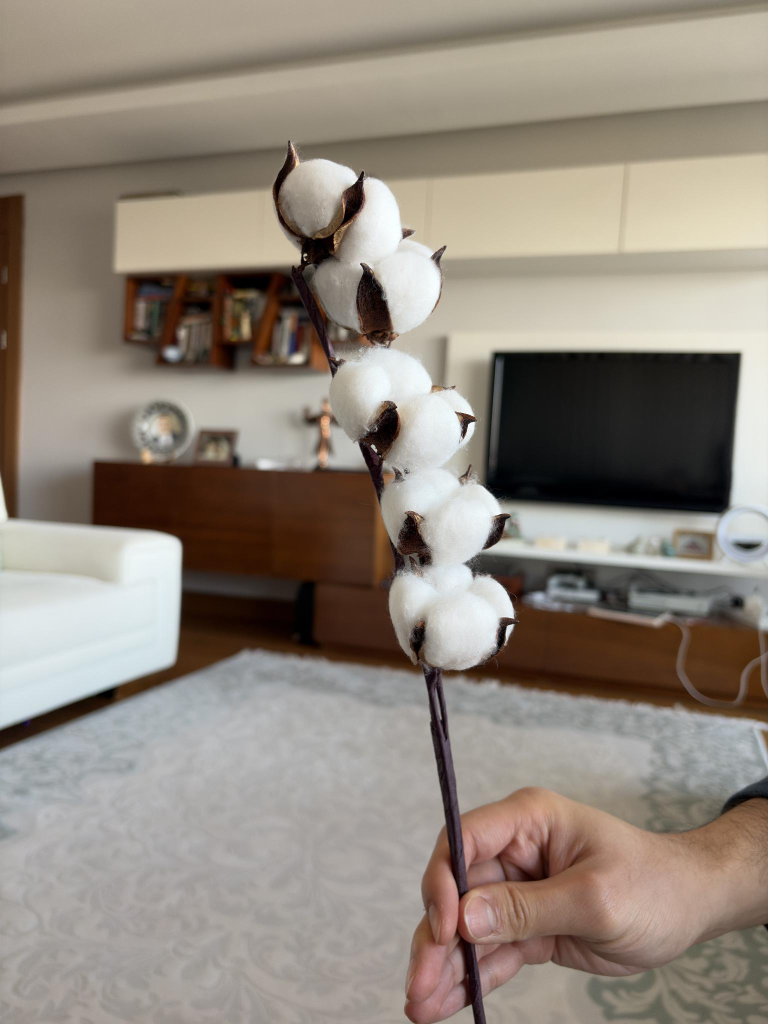
#> input picture Cotton-boll-and-cluster-2/test/images/IMG_3396_JPG.rf.f75ab491006b839e8efc9c921a23c7af.jpg, 1536 x 2048 px (shown at 1/2 size)
$ python -i track_enhanced.py   (imports and definitions only)
#> lines starting #> are read from the running program, lines starting #| are printed output that depends on the picture
#> further down, picture is the input picture: shape (2048, 1536, 3); mean B, G, R 124.7, 135.1, 144.8
import cv2
from ultralytics import YOLO
import numpy as np

# Load the model
# [1 line that did not run here, left out]

# Open Webcam
# [3 lines not run here, left out]

# --- THE MAGIC FILTER (CLAHE) ---
def enhance_contrast(image):
    # Convert to LAB color space (separate Lightness from Color)
    lab = cv2.cvtColor(image, cv2.COLOR_BGR2LAB)
#> lab: shape (2048, 1536, 3); mean of channels 0, 1, 2 142.9, 130.4, 135.2
    l, a, b = cv2.split(lab)
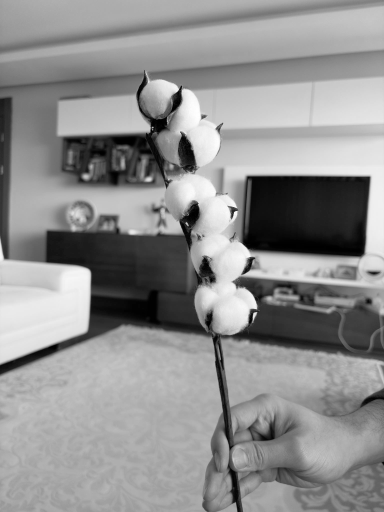
#> l: shape (2048, 1536) (shown at 1/4 size); min 0, max 255, mean 142.9
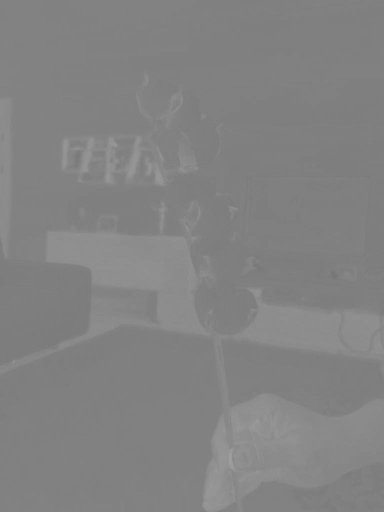
#> a: shape (2048, 1536) (shown at 1/4 size); min 118, max 161, mean 130.4

    # Apply CLAHE to the 'L' (Lightness) channel
    clahe = cv2.createCLAHE(clipLimit=3.0, tileGridSize=(8,8))
    cl = clahe.apply(l)
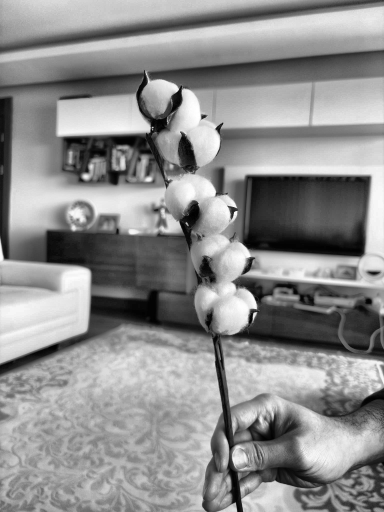
#> cl: shape (2048, 1536) (shown at 1/4 size); min 0, max 255, mean 141.6

    # Merge back and convert to BGR
    limg = cv2.merge((cl, a, b))
#> limg: shape (2048, 1536, 3); mean of channels 0, 1, 2 141.6, 130.4, 135.2
    final = cv2.cvtColor(limg, cv2.COLOR_LAB2BGR)
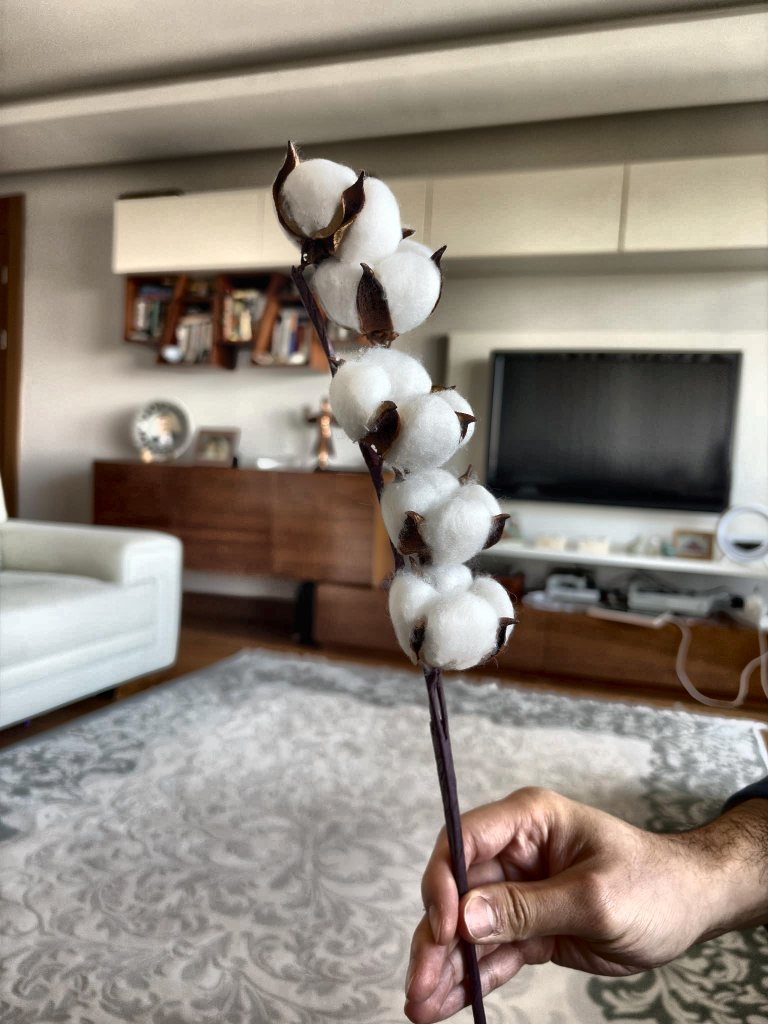
#> final: shape (2048, 1536, 3) (shown at 1/2 size); mean B, G, R 123.9, 134.2, 143.9
    return final

# [32 lines not run here, left out]

>>> import cv2
>>> picture = cv2.imread('Cotton-boll-and-cluster-2/test/images/IMG_3396_JPG.rf.f75ab491006b839e8efc9c921a23c7af.jpg')
>>> result = enhance_contrast(picture)

$ run again, on Cotton-boll-and-cluster-2/test/images/IMG_3401_JPG.rf.a962b367f12a8780884d167ed1e620ed.jpg
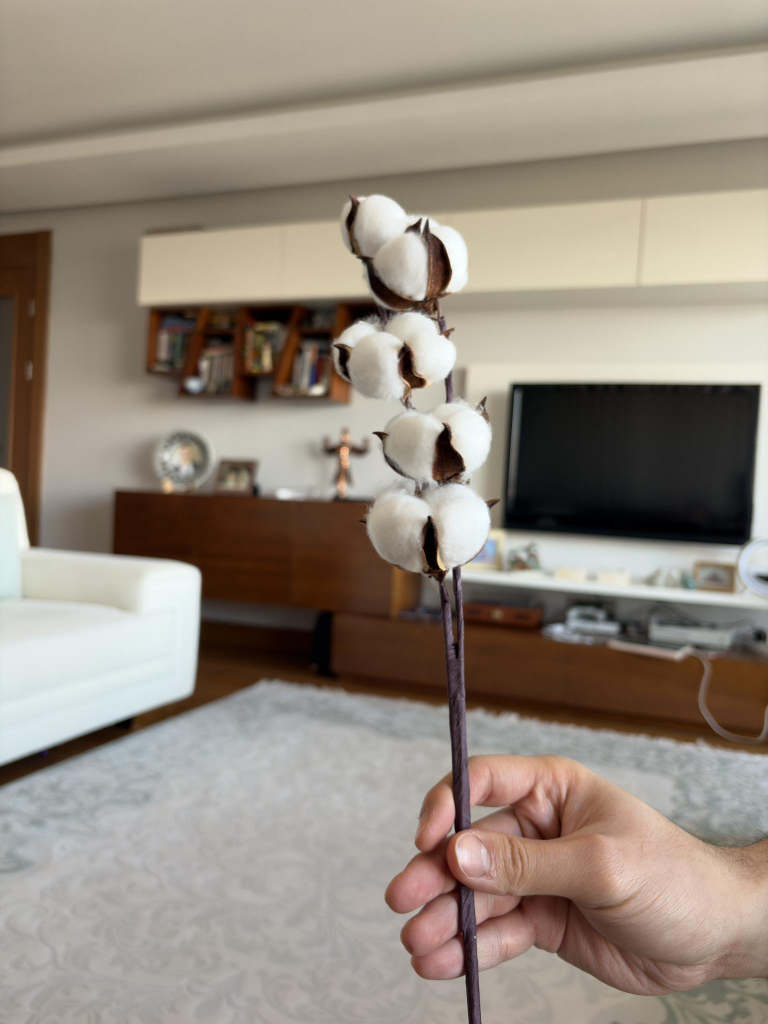
#> input picture Cotton-boll-and-cluster-2/test/images/IMG_3401_JPG.rf.a962b367f12a8780884d167ed1e620ed.jpg, 1536 x 2048 px (shown at 1/2 size)
#> picture is the input picture: shape (2048, 1536, 3); mean B, G, R 126.4, 138, 148.7
#> lab: shape (2048, 1536, 3); mean of channels 0, 1, 2 145.9, 130.6, 136.1
#> in enhance_contrast, `cl = clahe.apply(l)`:
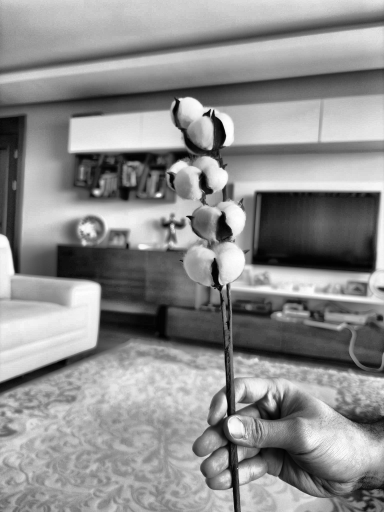
#> cl: shape (2048, 1536) (shown at 1/4 size); min 0, max 255, mean 141.6
#> limg: shape (2048, 1536, 3); mean of channels 0, 1, 2 141.6, 130.6, 136.1
#> in enhance_contrast, `final = cv2.cvtColor(limg, cv2.COLOR_LAB2BGR)`:
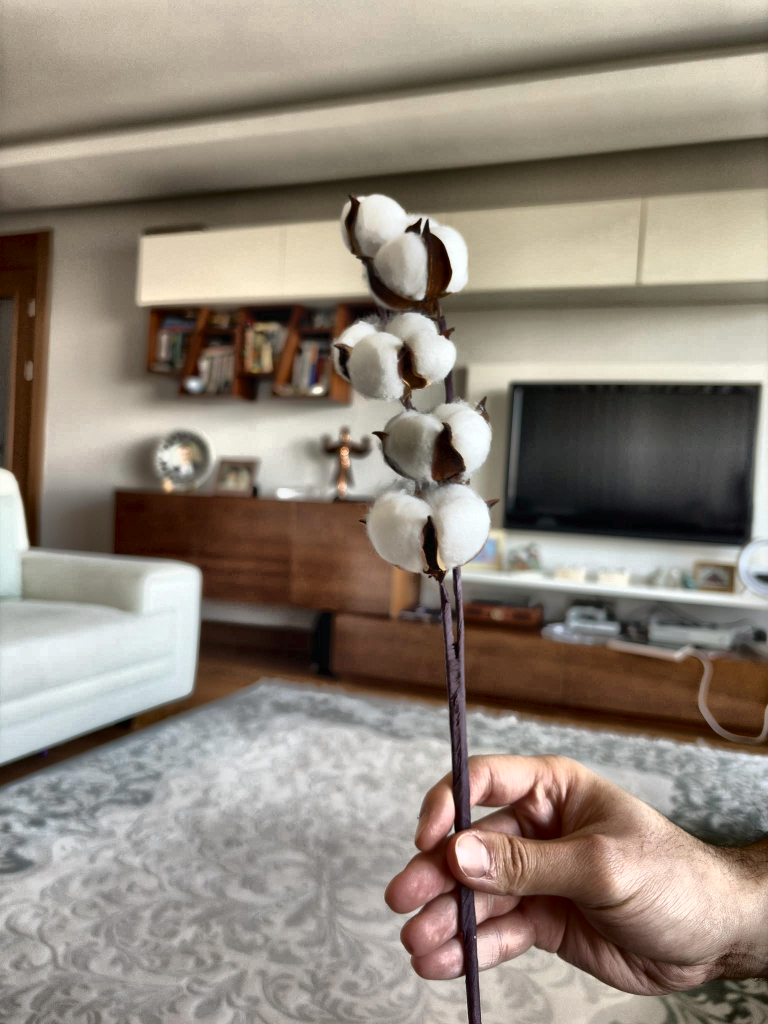
#> final: shape (2048, 1536, 3) (shown at 1/2 size); mean B, G, R 122.4, 134, 144.6

$ run again, on Cotton-boll-and-cluster-2/test/images/IMG_3449_JPG.rf.d10895e30254ca5d770c33247a5d4a42.jpg
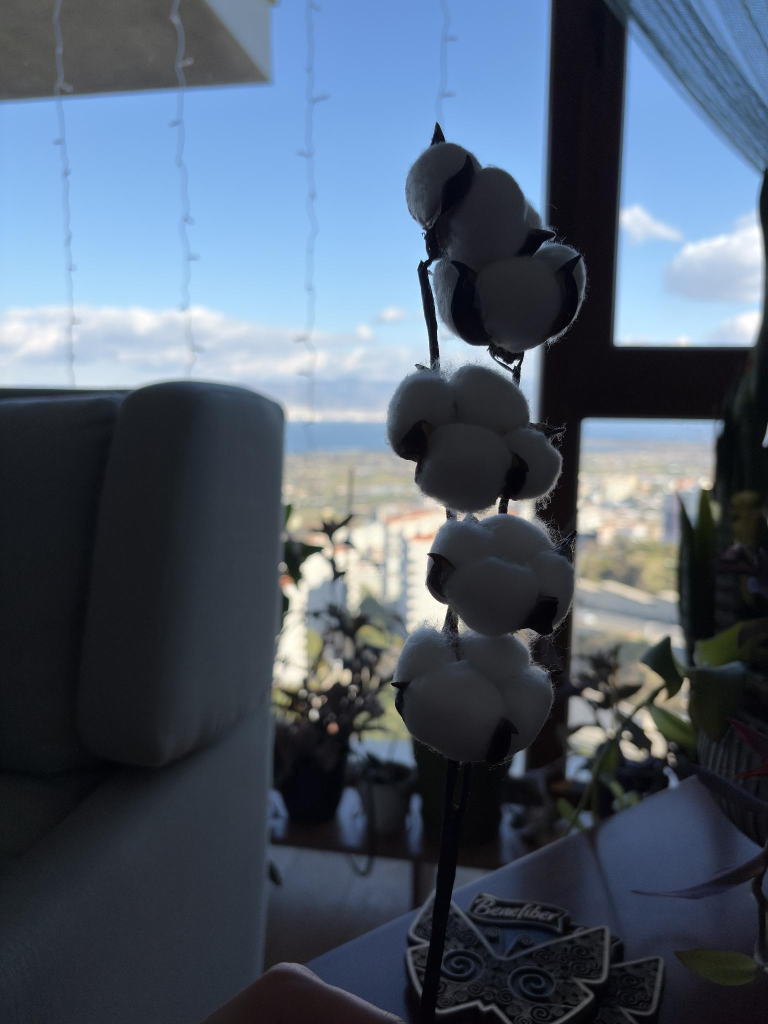
#> input picture Cotton-boll-and-cluster-2/test/images/IMG_3449_JPG.rf.d10895e30254ca5d770c33247a5d4a42.jpg, 1536 x 2048 px (shown at 1/2 size)
#> picture is the input picture: shape (2048, 1536, 3); mean B, G, R 107.1, 91.3, 78.9
#> lab: shape (2048, 1536, 3); mean of channels 0, 1, 2 93.1, 127.9, 118.3
#> in enhance_contrast, `l, a, b = cv2.split(lab)`:
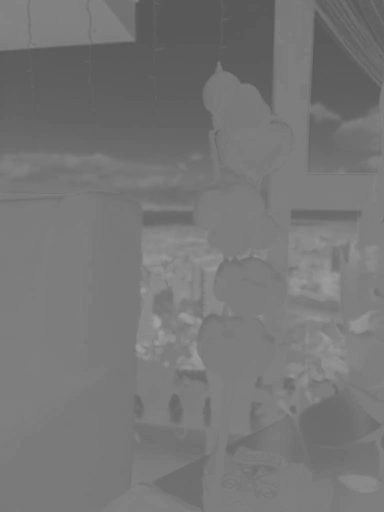
#> b: shape (2048, 1536) (shown at 1/4 size); min 86, max 161, mean 118.3
#> limg: shape (2048, 1536, 3); mean of channels 0, 1, 2 108, 127.9, 118.3
#> in enhance_contrast, `final = cv2.cvtColor(limg, cv2.COLOR_LAB2BGR)`:
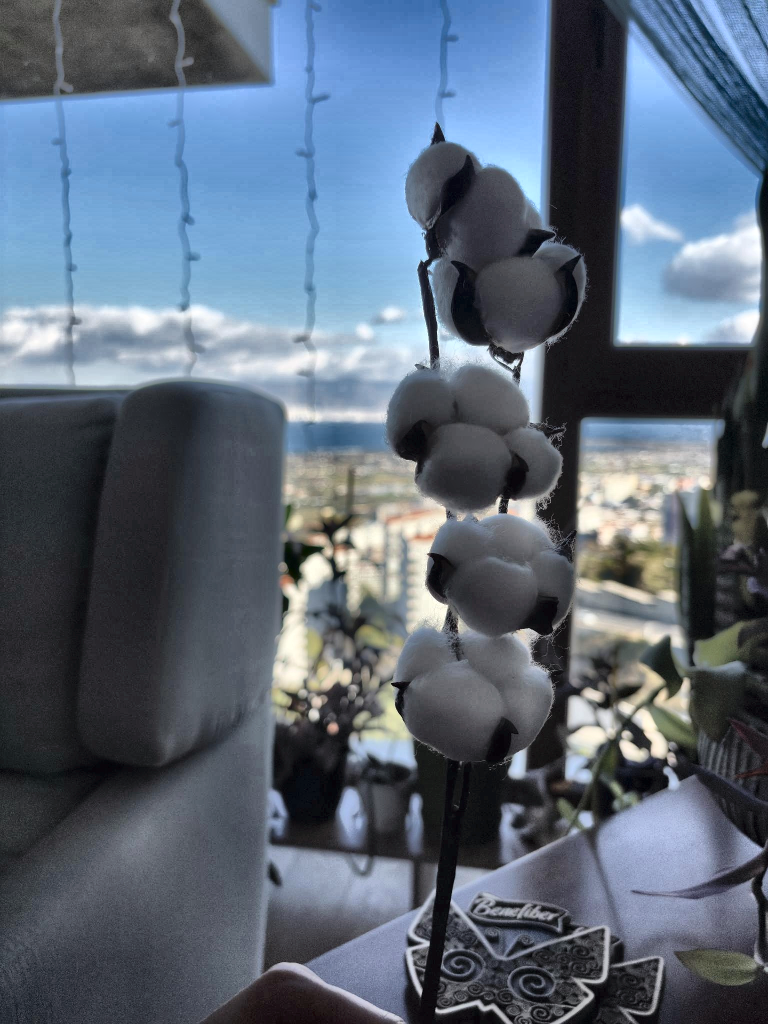
#> final: shape (2048, 1536, 3) (shown at 1/2 size); mean B, G, R 119.8, 104.1, 91.5
